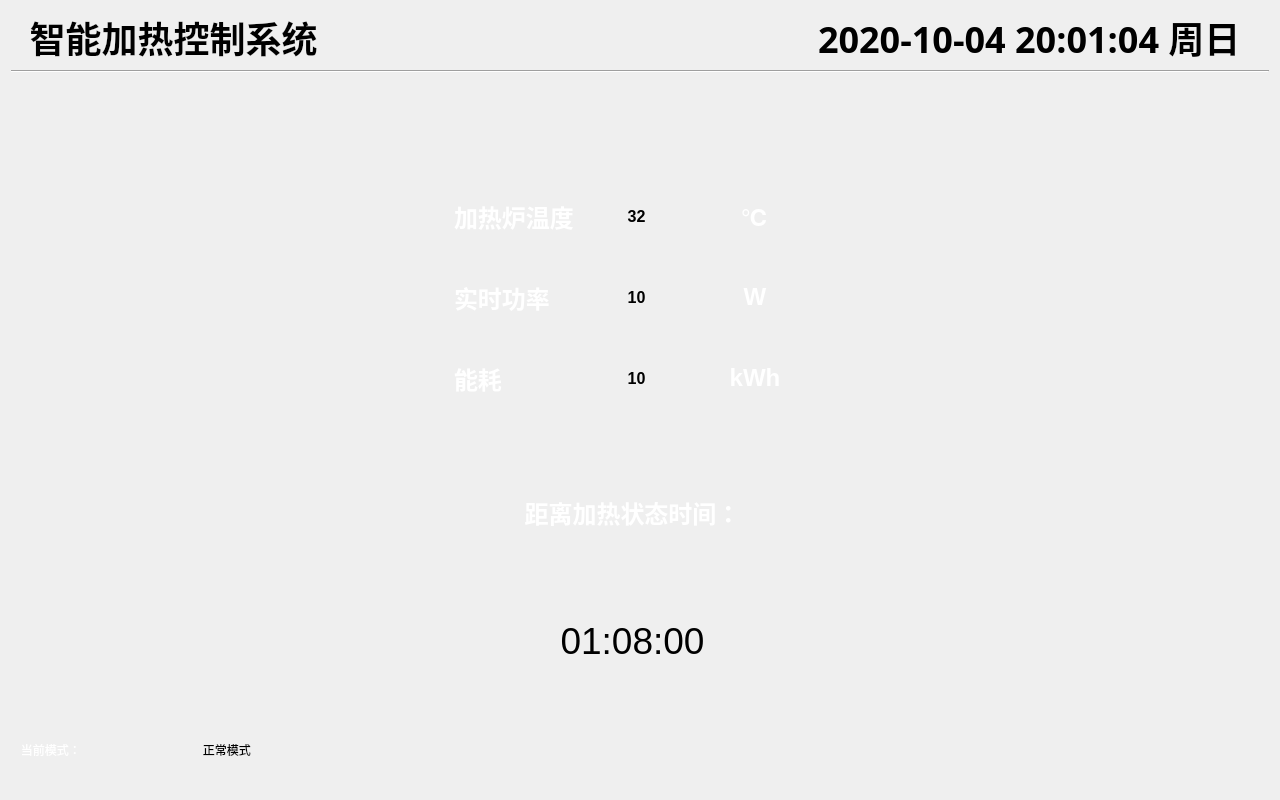
<?xml version="1.0" encoding="UTF-8"?>
<ui version="4.0">
 <class>Main_pic</class>
 <widget class="QDialog" name="Main_pic">
  <property name="geometry">
   <rect>
    <x>0</x>
    <y>0</y>
    <width>1280</width>
    <height>800</height>
   </rect>
  </property>
  <property name="sizePolicy">
   <sizepolicy hsizetype="Expanding" vsizetype="Expanding">
    <horstretch>0</horstretch>
    <verstretch>0</verstretch>
   </sizepolicy>
  </property>
  <property name="windowTitle">
   <string>Main_pic</string>
  </property>
  <property name="styleSheet">
   <string notr="true">background-image: url(:/tubiao/new_6.png);
</string>
  </property>
  <layout class="QGridLayout" name="gridLayout">
   <item row="0" column="0" rowspan="2" colspan="2">
    <layout class="QVBoxLayout" name="verticalLayout_7">
     <item>
      <layout class="QHBoxLayout" name="horizontalLayout_5">
       <item>
        <widget class="QLabel" name="S_name">
         <property name="minimumSize">
          <size>
           <width>200</width>
           <height>0</height>
          </size>
         </property>
         <property name="font">
          <font>
           <family>新宋体</family>
           <pointsize>27</pointsize>
           <weight>75</weight>
           <bold>true</bold>
          </font>
         </property>
         <property name="styleSheet">
          <string notr="true">border-image: url(:/tubiao/guo.png);</string>
         </property>
         <property name="text">
          <string>  智能加热控制系统</string>
         </property>
        </widget>
       </item>
       <item>
        <spacer name="horizontalSpacer_4">
         <property name="orientation">
          <enum>Qt::Horizontal</enum>
         </property>
         <property name="sizeHint" stdset="0">
          <size>
           <width>40</width>
           <height>20</height>
          </size>
         </property>
        </spacer>
       </item>
       <item>
        <widget class="QLabel" name="D_time">
         <property name="font">
          <font>
           <family>新宋体</family>
           <pointsize>27</pointsize>
           <weight>75</weight>
           <bold>true</bold>
          </font>
         </property>
         <property name="styleSheet">
          <string notr="true">border-image: url(:/tubiao/guo.png);</string>
         </property>
         <property name="text">
          <string>2020-10-04 20:01:04 周日   </string>
         </property>
        </widget>
       </item>
      </layout>
     </item>
     <item>
      <widget class="Line" name="line">
       <property name="styleSheet">
        <string notr="true">color: rgb(85, 0, 255);
border-image: url(:/tubiao/6.png);</string>
       </property>
       <property name="orientation">
        <enum>Qt::Horizontal</enum>
       </property>
      </widget>
     </item>
     <item>
      <layout class="QHBoxLayout" name="horizontalLayout_4">
       <item>
        <layout class="QVBoxLayout" name="verticalLayout_5">
         <item>
          <spacer name="verticalSpacer_13">
           <property name="orientation">
            <enum>Qt::Vertical</enum>
           </property>
           <property name="sizeType">
            <enum>QSizePolicy::Preferred</enum>
           </property>
           <property name="sizeHint" stdset="0">
            <size>
             <width>20</width>
             <height>40</height>
            </size>
           </property>
          </spacer>
         </item>
         <item>
          <spacer name="horizontalSpacer">
           <property name="orientation">
            <enum>Qt::Horizontal</enum>
           </property>
           <property name="sizeHint" stdset="0">
            <size>
             <width>40</width>
             <height>20</height>
            </size>
           </property>
          </spacer>
         </item>
         <item>
          <widget class="QLabel" name="D_temp">
           <property name="sizePolicy">
            <sizepolicy hsizetype="Expanding" vsizetype="Expanding">
             <horstretch>0</horstretch>
             <verstretch>0</verstretch>
            </sizepolicy>
           </property>
           <property name="minimumSize">
            <size>
             <width>357</width>
             <height>202</height>
            </size>
           </property>
           <property name="styleSheet">
            <string notr="true">border-image: url(:/tubiao/new_7.png);
background:transparent;</string>
           </property>
           <property name="text">
            <string>&lt;html&gt;&lt;head/&gt;&lt;body&gt;&lt;p align=&quot;center&quot;&gt;&lt;br/&gt;&lt;/p&gt;&lt;/body&gt;&lt;/html&gt;</string>
           </property>
          </widget>
         </item>
         <item>
          <spacer name="verticalSpacer_19">
           <property name="orientation">
            <enum>Qt::Vertical</enum>
           </property>
           <property name="sizeType">
            <enum>QSizePolicy::Preferred</enum>
           </property>
           <property name="sizeHint" stdset="0">
            <size>
             <width>20</width>
             <height>40</height>
            </size>
           </property>
          </spacer>
         </item>
         <item>
          <widget class="QLabel" name="D_hum">
           <property name="sizePolicy">
            <sizepolicy hsizetype="Expanding" vsizetype="Expanding">
             <horstretch>0</horstretch>
             <verstretch>0</verstretch>
            </sizepolicy>
           </property>
           <property name="minimumSize">
            <size>
             <width>357</width>
             <height>202</height>
            </size>
           </property>
           <property name="styleSheet">
            <string notr="true">border-image: url(:/tubiao/new_8.png);
background:transparent;</string>
           </property>
           <property name="text">
            <string>&lt;html&gt;&lt;head/&gt;&lt;body&gt;&lt;p align=&quot;center&quot;&gt;&lt;br/&gt;&lt;/p&gt;&lt;/body&gt;&lt;/html&gt;</string>
           </property>
          </widget>
         </item>
         <item>
          <widget class="QPushButton" name="P_start_learn">
           <property name="sizePolicy">
            <sizepolicy hsizetype="Expanding" vsizetype="Expanding">
             <horstretch>0</horstretch>
             <verstretch>0</verstretch>
            </sizepolicy>
           </property>
           <property name="minimumSize">
            <size>
             <width>357</width>
             <height>109</height>
            </size>
           </property>
           <property name="styleSheet">
            <string notr="true">border-image: url(:/tubiao/new_9.png);</string>
           </property>
           <property name="text">
            <string/>
           </property>
           <property name="flat">
            <bool>true</bool>
           </property>
          </widget>
         </item>
         <item>
          <layout class="QHBoxLayout" name="horizontalLayout_3">
           <item>
            <widget class="QLabel" name="S_now_style_background">
             <property name="sizePolicy">
              <sizepolicy hsizetype="Expanding" vsizetype="Expanding">
               <horstretch>0</horstretch>
               <verstretch>0</verstretch>
              </sizepolicy>
             </property>
             <property name="styleSheet">
              <string notr="true">border-image: url(:/tubiao/6.png);
color: rgb(255, 255, 255);
background:transparent;
font: 24pt &quot;新宋体&quot;;</string>
             </property>
             <property name="text">
              <string>   当前模式：</string>
             </property>
            </widget>
           </item>
           <item>
            <widget class="QLabel" name="D_now_style">
             <property name="sizePolicy">
              <sizepolicy hsizetype="Expanding" vsizetype="Expanding">
               <horstretch>0</horstretch>
               <verstretch>0</verstretch>
              </sizepolicy>
             </property>
             <property name="styleSheet">
              <string notr="true">font: 87 18pt &quot;Arial&quot;;
background:transparent;</string>
             </property>
             <property name="text">
              <string>   正常模式  </string>
             </property>
            </widget>
           </item>
          </layout>
         </item>
        </layout>
       </item>
       <item>
        <spacer name="horizontalSpacer_5">
         <property name="orientation">
          <enum>Qt::Horizontal</enum>
         </property>
         <property name="sizeType">
          <enum>QSizePolicy::Preferred</enum>
         </property>
         <property name="sizeHint" stdset="0">
          <size>
           <width>40</width>
           <height>20</height>
          </size>
         </property>
        </spacer>
       </item>
       <item>
        <spacer name="horizontalSpacer_3">
         <property name="orientation">
          <enum>Qt::Horizontal</enum>
         </property>
         <property name="sizeType">
          <enum>QSizePolicy::Preferred</enum>
         </property>
         <property name="sizeHint" stdset="0">
          <size>
           <width>40</width>
           <height>20</height>
          </size>
         </property>
        </spacer>
       </item>
       <item>
        <layout class="QVBoxLayout" name="verticalLayout_8">
         <item>
          <spacer name="verticalSpacer_15">
           <property name="orientation">
            <enum>Qt::Vertical</enum>
           </property>
           <property name="sizeType">
            <enum>QSizePolicy::Preferred</enum>
           </property>
           <property name="sizeHint" stdset="0">
            <size>
             <width>20</width>
             <height>40</height>
            </size>
           </property>
          </spacer>
         </item>
         <item>
          <layout class="QHBoxLayout" name="horizontalLayout">
           <item>
            <layout class="QVBoxLayout" name="verticalLayout">
             <item>
              <spacer name="verticalSpacer_5">
               <property name="orientation">
                <enum>Qt::Vertical</enum>
               </property>
               <property name="sizeHint" stdset="0">
                <size>
                 <width>20</width>
                 <height>40</height>
                </size>
               </property>
              </spacer>
             </item>
             <item>
              <spacer name="verticalSpacer_17">
               <property name="orientation">
                <enum>Qt::Vertical</enum>
               </property>
               <property name="sizeHint" stdset="0">
                <size>
                 <width>20</width>
                 <height>40</height>
                </size>
               </property>
              </spacer>
             </item>
             <item>
              <widget class="QLabel" name="S_luwen_name">
               <property name="sizePolicy">
                <sizepolicy hsizetype="Expanding" vsizetype="Expanding">
                 <horstretch>0</horstretch>
                 <verstretch>0</verstretch>
                </sizepolicy>
               </property>
               <property name="minimumSize">
                <size>
                 <width>0</width>
                 <height>0</height>
                </size>
               </property>
               <property name="styleSheet">
                <string notr="true">background:transparent;</string>
               </property>
               <property name="text">
                <string>&lt;html&gt;&lt;head/&gt;&lt;body&gt;&lt;p&gt;&lt;span style=&quot; font-size:18pt; font-weight:600; color:#ffffff;&quot;&gt;加热炉温度&lt;/span&gt;&lt;/p&gt;&lt;/body&gt;&lt;/html&gt;</string>
               </property>
              </widget>
             </item>
             <item>
              <spacer name="verticalSpacer_6">
               <property name="orientation">
                <enum>Qt::Vertical</enum>
               </property>
               <property name="sizeHint" stdset="0">
                <size>
                 <width>20</width>
                 <height>40</height>
                </size>
               </property>
              </spacer>
             </item>
             <item>
              <widget class="QLabel" name="S_power_name">
               <property name="sizePolicy">
                <sizepolicy hsizetype="Expanding" vsizetype="Expanding">
                 <horstretch>0</horstretch>
                 <verstretch>0</verstretch>
                </sizepolicy>
               </property>
               <property name="styleSheet">
                <string notr="true">background:transparent;</string>
               </property>
               <property name="text">
                <string>&lt;html&gt;&lt;head/&gt;&lt;body&gt;&lt;p&gt;&lt;span style=&quot; font-size:18pt; font-weight:600; color:#ffffff;&quot;&gt;实时功率&lt;/span&gt;&lt;/p&gt;&lt;/body&gt;&lt;/html&gt;</string>
               </property>
              </widget>
             </item>
             <item>
              <spacer name="verticalSpacer_7">
               <property name="orientation">
                <enum>Qt::Vertical</enum>
               </property>
               <property name="sizeHint" stdset="0">
                <size>
                 <width>20</width>
                 <height>40</height>
                </size>
               </property>
              </spacer>
             </item>
             <item>
              <widget class="QLabel" name="S_nenghao_name">
               <property name="sizePolicy">
                <sizepolicy hsizetype="Expanding" vsizetype="Expanding">
                 <horstretch>0</horstretch>
                 <verstretch>0</verstretch>
                </sizepolicy>
               </property>
               <property name="styleSheet">
                <string notr="true">background:transparent;</string>
               </property>
               <property name="text">
                <string>&lt;html&gt;&lt;head/&gt;&lt;body&gt;&lt;p&gt;&lt;span style=&quot; font-size:18pt; font-weight:600; color:#ffffff;&quot;&gt;能耗&lt;/span&gt;&lt;/p&gt;&lt;/body&gt;&lt;/html&gt;</string>
               </property>
              </widget>
             </item>
             <item>
              <spacer name="verticalSpacer_8">
               <property name="orientation">
                <enum>Qt::Vertical</enum>
               </property>
               <property name="sizeHint" stdset="0">
                <size>
                 <width>20</width>
                 <height>40</height>
                </size>
               </property>
              </spacer>
             </item>
            </layout>
           </item>
           <item>
            <layout class="QVBoxLayout" name="verticalLayout_2">
             <item>
              <spacer name="verticalSpacer_3">
               <property name="orientation">
                <enum>Qt::Vertical</enum>
               </property>
               <property name="sizeHint" stdset="0">
                <size>
                 <width>20</width>
                 <height>40</height>
                </size>
               </property>
              </spacer>
             </item>
             <item>
              <spacer name="verticalSpacer_21">
               <property name="orientation">
                <enum>Qt::Vertical</enum>
               </property>
               <property name="sizeHint" stdset="0">
                <size>
                 <width>20</width>
                 <height>40</height>
                </size>
               </property>
              </spacer>
             </item>
             <item>
              <widget class="QLabel" name="D_luwen">
               <property name="sizePolicy">
                <sizepolicy hsizetype="Expanding" vsizetype="Expanding">
                 <horstretch>0</horstretch>
                 <verstretch>0</verstretch>
                </sizepolicy>
               </property>
               <property name="styleSheet">
                <string notr="true">background:transparent;</string>
               </property>
               <property name="text">
                <string>&lt;html&gt;&lt;head/&gt;&lt;body&gt;&lt;p align=&quot;center&quot;&gt;&lt;span style=&quot; font-size:12pt; font-weight:600;&quot;&gt;32&lt;/span&gt;&lt;/p&gt;&lt;/body&gt;&lt;/html&gt;</string>
               </property>
              </widget>
             </item>
             <item>
              <spacer name="verticalSpacer">
               <property name="orientation">
                <enum>Qt::Vertical</enum>
               </property>
               <property name="sizeHint" stdset="0">
                <size>
                 <width>20</width>
                 <height>40</height>
                </size>
               </property>
              </spacer>
             </item>
             <item>
              <widget class="QLabel" name="D_power">
               <property name="sizePolicy">
                <sizepolicy hsizetype="Expanding" vsizetype="Expanding">
                 <horstretch>0</horstretch>
                 <verstretch>0</verstretch>
                </sizepolicy>
               </property>
               <property name="styleSheet">
                <string notr="true">background:transparent;</string>
               </property>
               <property name="text">
                <string>&lt;html&gt;&lt;head/&gt;&lt;body&gt;&lt;p align=&quot;center&quot;&gt;&lt;span style=&quot; font-size:12pt; font-weight:600;&quot;&gt;10&lt;/span&gt;&lt;/p&gt;&lt;/body&gt;&lt;/html&gt;</string>
               </property>
              </widget>
             </item>
             <item>
              <spacer name="verticalSpacer_2">
               <property name="orientation">
                <enum>Qt::Vertical</enum>
               </property>
               <property name="sizeHint" stdset="0">
                <size>
                 <width>20</width>
                 <height>40</height>
                </size>
               </property>
              </spacer>
             </item>
             <item>
              <widget class="QLabel" name="D_nenghao">
               <property name="sizePolicy">
                <sizepolicy hsizetype="Expanding" vsizetype="Expanding">
                 <horstretch>0</horstretch>
                 <verstretch>0</verstretch>
                </sizepolicy>
               </property>
               <property name="styleSheet">
                <string notr="true">background:transparent;</string>
               </property>
               <property name="text">
                <string>&lt;html&gt;&lt;head/&gt;&lt;body&gt;&lt;p align=&quot;center&quot;&gt;&lt;span style=&quot; font-size:12pt; font-weight:600;&quot;&gt;10&lt;/span&gt;&lt;/p&gt;&lt;/body&gt;&lt;/html&gt;</string>
               </property>
              </widget>
             </item>
             <item>
              <spacer name="verticalSpacer_4">
               <property name="orientation">
                <enum>Qt::Vertical</enum>
               </property>
               <property name="sizeHint" stdset="0">
                <size>
                 <width>20</width>
                 <height>40</height>
                </size>
               </property>
              </spacer>
             </item>
            </layout>
           </item>
           <item>
            <layout class="QVBoxLayout" name="verticalLayout_3">
             <item>
              <spacer name="verticalSpacer_9">
               <property name="orientation">
                <enum>Qt::Vertical</enum>
               </property>
               <property name="sizeHint" stdset="0">
                <size>
                 <width>20</width>
                 <height>40</height>
                </size>
               </property>
              </spacer>
             </item>
             <item>
              <spacer name="verticalSpacer_22">
               <property name="orientation">
                <enum>Qt::Vertical</enum>
               </property>
               <property name="sizeHint" stdset="0">
                <size>
                 <width>20</width>
                 <height>40</height>
                </size>
               </property>
              </spacer>
             </item>
             <item>
              <widget class="QLabel" name="S_luwen_danwei">
               <property name="sizePolicy">
                <sizepolicy hsizetype="Expanding" vsizetype="Expanding">
                 <horstretch>0</horstretch>
                 <verstretch>0</verstretch>
                </sizepolicy>
               </property>
               <property name="styleSheet">
                <string notr="true">background:transparent;</string>
               </property>
               <property name="text">
                <string>&lt;html&gt;&lt;head/&gt;&lt;body&gt;&lt;p align=&quot;center&quot;&gt;&lt;span style=&quot; font-size:18pt; font-weight:600; color:#ffffff;&quot;&gt;℃&lt;/span&gt;&lt;/p&gt;&lt;/body&gt;&lt;/html&gt;</string>
               </property>
              </widget>
             </item>
             <item>
              <spacer name="verticalSpacer_10">
               <property name="orientation">
                <enum>Qt::Vertical</enum>
               </property>
               <property name="sizeHint" stdset="0">
                <size>
                 <width>20</width>
                 <height>40</height>
                </size>
               </property>
              </spacer>
             </item>
             <item>
              <widget class="QLabel" name="S_power_danwei">
               <property name="sizePolicy">
                <sizepolicy hsizetype="Expanding" vsizetype="Expanding">
                 <horstretch>0</horstretch>
                 <verstretch>0</verstretch>
                </sizepolicy>
               </property>
               <property name="styleSheet">
                <string notr="true">background:transparent;</string>
               </property>
               <property name="text">
                <string>&lt;html&gt;&lt;head/&gt;&lt;body&gt;&lt;p align=&quot;center&quot;&gt;&lt;span style=&quot; font-size:18pt; font-weight:600; color:#ffffff;&quot;&gt;W&lt;/span&gt;&lt;/p&gt;&lt;/body&gt;&lt;/html&gt;</string>
               </property>
              </widget>
             </item>
             <item>
              <spacer name="verticalSpacer_11">
               <property name="orientation">
                <enum>Qt::Vertical</enum>
               </property>
               <property name="sizeHint" stdset="0">
                <size>
                 <width>20</width>
                 <height>40</height>
                </size>
               </property>
              </spacer>
             </item>
             <item>
              <widget class="QLabel" name="S_nenghao_danwei">
               <property name="sizePolicy">
                <sizepolicy hsizetype="Expanding" vsizetype="Expanding">
                 <horstretch>0</horstretch>
                 <verstretch>0</verstretch>
                </sizepolicy>
               </property>
               <property name="styleSheet">
                <string notr="true">background:transparent;</string>
               </property>
               <property name="text">
                <string>&lt;html&gt;&lt;head/&gt;&lt;body&gt;&lt;p align=&quot;center&quot;&gt;&lt;span style=&quot; font-size:18pt; font-weight:600; color:#ffffff;&quot;&gt;kWh&lt;/span&gt;&lt;/p&gt;&lt;/body&gt;&lt;/html&gt;</string>
               </property>
              </widget>
             </item>
             <item>
              <spacer name="verticalSpacer_12">
               <property name="orientation">
                <enum>Qt::Vertical</enum>
               </property>
               <property name="sizeHint" stdset="0">
                <size>
                 <width>20</width>
                 <height>40</height>
                </size>
               </property>
              </spacer>
             </item>
            </layout>
           </item>
          </layout>
         </item>
         <item>
          <spacer name="verticalSpacer_18">
           <property name="orientation">
            <enum>Qt::Vertical</enum>
           </property>
           <property name="sizeHint" stdset="0">
            <size>
             <width>20</width>
             <height>40</height>
            </size>
           </property>
          </spacer>
         </item>
         <item>
          <widget class="QLabel" name="S_hottime_name">
           <property name="sizePolicy">
            <sizepolicy hsizetype="Expanding" vsizetype="Expanding">
             <horstretch>0</horstretch>
             <verstretch>0</verstretch>
            </sizepolicy>
           </property>
           <property name="styleSheet">
            <string notr="true">background:transparent;</string>
           </property>
           <property name="text">
            <string>&lt;html&gt;&lt;head/&gt;&lt;body&gt;&lt;p align=&quot;center&quot;&gt;&lt;span style=&quot; font-size:18pt; font-weight:600; color:#ffffff;&quot;&gt;距离加热状态时间：&lt;/span&gt;&lt;/p&gt;&lt;/body&gt;&lt;/html&gt;</string>
           </property>
          </widget>
         </item>
         <item>
          <widget class="QLabel" name="D_hottime">
           <property name="sizePolicy">
            <sizepolicy hsizetype="Expanding" vsizetype="Expanding">
             <horstretch>0</horstretch>
             <verstretch>0</verstretch>
            </sizepolicy>
           </property>
           <property name="minimumSize">
            <size>
             <width>357</width>
             <height>200</height>
            </size>
           </property>
           <property name="font">
            <font>
             <family>Arial</family>
             <pointsize>40</pointsize>
             <weight>10</weight>
             <italic>false</italic>
             <bold>false</bold>
            </font>
           </property>
           <property name="styleSheet">
            <string notr="true">background:transparent;
font: 87 40pt &quot;Arial&quot;;</string>
           </property>
           <property name="text">
            <string>&lt;html&gt;&lt;head/&gt;&lt;body&gt;&lt;p&gt;&lt;span style=&quot; font-size:28pt;&quot;&gt;01:08:00&lt;/span&gt;&lt;/p&gt;&lt;/body&gt;&lt;/html&gt;</string>
           </property>
           <property name="alignment">
            <set>Qt::AlignCenter</set>
           </property>
          </widget>
         </item>
         <item>
          <spacer name="verticalSpacer_16">
           <property name="orientation">
            <enum>Qt::Vertical</enum>
           </property>
           <property name="sizeHint" stdset="0">
            <size>
             <width>20</width>
             <height>40</height>
            </size>
           </property>
          </spacer>
         </item>
        </layout>
       </item>
       <item>
        <spacer name="horizontalSpacer_2">
         <property name="orientation">
          <enum>Qt::Horizontal</enum>
         </property>
         <property name="sizeHint" stdset="0">
          <size>
           <width>40</width>
           <height>20</height>
          </size>
         </property>
        </spacer>
       </item>
       <item>
        <spacer name="horizontalSpacer_6">
         <property name="orientation">
          <enum>Qt::Horizontal</enum>
         </property>
         <property name="sizeType">
          <enum>QSizePolicy::Preferred</enum>
         </property>
         <property name="sizeHint" stdset="0">
          <size>
           <width>40</width>
           <height>20</height>
          </size>
         </property>
        </spacer>
       </item>
       <item>
        <layout class="QVBoxLayout" name="verticalLayout_4">
         <item>
          <spacer name="verticalSpacer_14">
           <property name="orientation">
            <enum>Qt::Vertical</enum>
           </property>
           <property name="sizeType">
            <enum>QSizePolicy::Preferred</enum>
           </property>
           <property name="sizeHint" stdset="0">
            <size>
             <width>20</width>
             <height>40</height>
            </size>
           </property>
          </spacer>
         </item>
         <item>
          <spacer name="verticalSpacer_20">
           <property name="orientation">
            <enum>Qt::Vertical</enum>
           </property>
           <property name="sizeType">
            <enum>QSizePolicy::Preferred</enum>
           </property>
           <property name="sizeHint" stdset="0">
            <size>
             <width>20</width>
             <height>40</height>
            </size>
           </property>
          </spacer>
         </item>
         <item>
          <layout class="QVBoxLayout" name="verticalLayout_6">
           <item>
            <layout class="QHBoxLayout" name="horizontalLayout_2">
             <item>
              <widget class="QPushButton" name="P_hand">
               <property name="sizePolicy">
                <sizepolicy hsizetype="Expanding" vsizetype="Expanding">
                 <horstretch>0</horstretch>
                 <verstretch>0</verstretch>
                </sizepolicy>
               </property>
               <property name="minimumSize">
                <size>
                 <width>0</width>
                 <height>0</height>
                </size>
               </property>
               <property name="styleSheet">
                <string notr="true">border-image: url(:/tubiao/new_10.png);
background:transparent;</string>
               </property>
               <property name="text">
                <string/>
               </property>
               <property name="flat">
                <bool>true</bool>
               </property>
              </widget>
             </item>
             <item>
              <widget class="QPushButton" name="P_auto">
               <property name="sizePolicy">
                <sizepolicy hsizetype="Expanding" vsizetype="Expanding">
                 <horstretch>0</horstretch>
                 <verstretch>0</verstretch>
                </sizepolicy>
               </property>
               <property name="minimumSize">
                <size>
                 <width>0</width>
                 <height>0</height>
                </size>
               </property>
               <property name="styleSheet">
                <string notr="true">border-image: url(:/tubiao/new_3.png);
background:transparent;</string>
               </property>
               <property name="text">
                <string/>
               </property>
               <property name="flat">
                <bool>true</bool>
               </property>
              </widget>
             </item>
            </layout>
           </item>
           <item>
            <widget class="QPushButton" name="P_normal">
             <property name="sizePolicy">
              <sizepolicy hsizetype="Expanding" vsizetype="Expanding">
               <horstretch>0</horstretch>
               <verstretch>0</verstretch>
              </sizepolicy>
             </property>
             <property name="minimumSize">
              <size>
               <width>0</width>
               <height>0</height>
              </size>
             </property>
             <property name="styleSheet">
              <string notr="true">border-image: url(:/tubiao/new_2.png);
background:transparent;</string>
             </property>
             <property name="text">
              <string/>
             </property>
             <property name="flat">
              <bool>true</bool>
             </property>
            </widget>
           </item>
          </layout>
         </item>
         <item>
          <widget class="QPushButton" name="P_stophot">
           <property name="sizePolicy">
            <sizepolicy hsizetype="Expanding" vsizetype="Preferred">
             <horstretch>0</horstretch>
             <verstretch>0</verstretch>
            </sizepolicy>
           </property>
           <property name="minimumSize">
            <size>
             <width>357</width>
             <height>109</height>
            </size>
           </property>
           <property name="styleSheet">
            <string notr="true">border-image: url(:/tubiao/stop.png);
background:transparent;</string>
           </property>
           <property name="text">
            <string/>
           </property>
           <property name="flat">
            <bool>true</bool>
           </property>
          </widget>
         </item>
         <item>
          <widget class="QPushButton" name="P_settemp">
           <property name="sizePolicy">
            <sizepolicy hsizetype="Expanding" vsizetype="Preferred">
             <horstretch>0</horstretch>
             <verstretch>0</verstretch>
            </sizepolicy>
           </property>
           <property name="minimumSize">
            <size>
             <width>357</width>
             <height>109</height>
            </size>
           </property>
           <property name="styleSheet">
            <string notr="true">border-image: url(:/tubiao/new_5.png);
background:transparent;</string>
           </property>
           <property name="text">
            <string/>
           </property>
           <property name="flat">
            <bool>true</bool>
           </property>
          </widget>
         </item>
         <item>
          <widget class="QPushButton" name="P_data_analyse">
           <property name="sizePolicy">
            <sizepolicy hsizetype="Expanding" vsizetype="Preferred">
             <horstretch>0</horstretch>
             <verstretch>0</verstretch>
            </sizepolicy>
           </property>
           <property name="minimumSize">
            <size>
             <width>357</width>
             <height>109</height>
            </size>
           </property>
           <property name="styleSheet">
            <string notr="true">border-image: url(:/tubiao/new_1.png);
background:transparent;</string>
           </property>
           <property name="text">
            <string/>
           </property>
           <property name="flat">
            <bool>true</bool>
           </property>
          </widget>
         </item>
        </layout>
       </item>
      </layout>
     </item>
    </layout>
   </item>
  </layout>
 </widget>
 <layoutdefault spacing="6" margin="11"/>
 <resources/>
 <connections/>
</ui>
